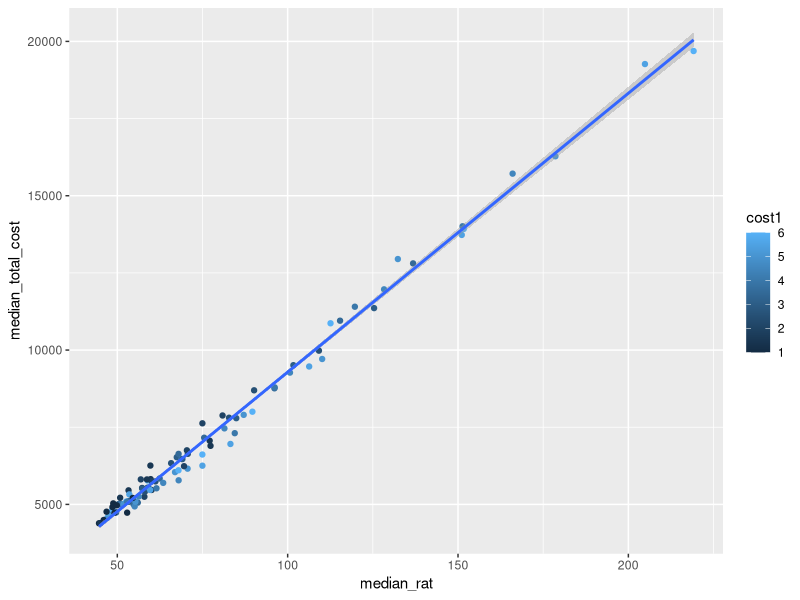
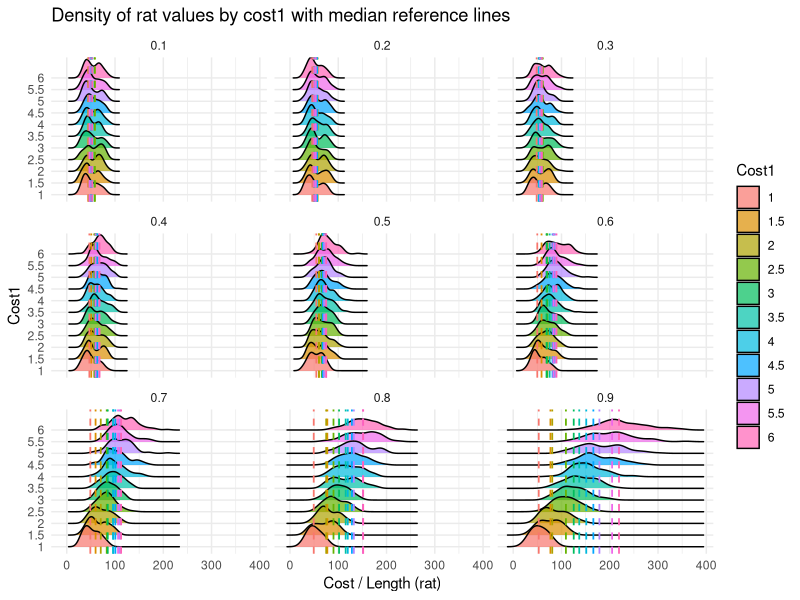
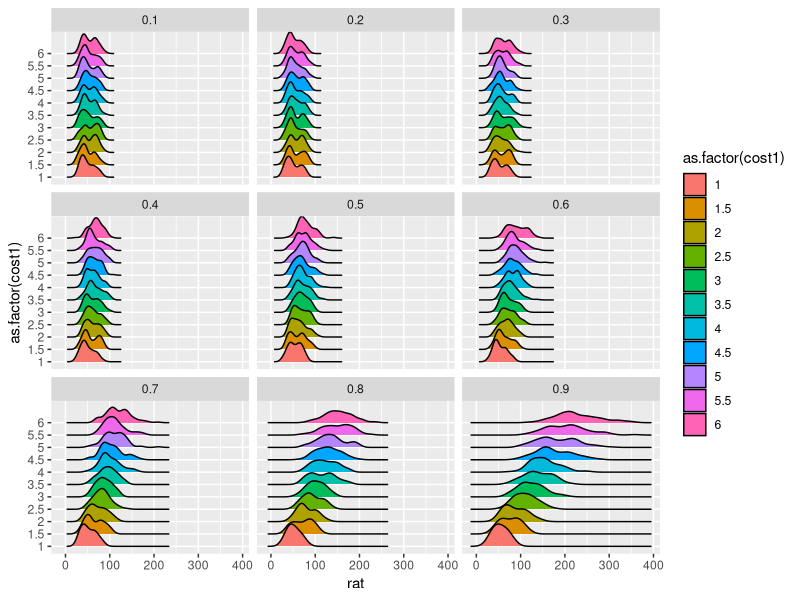
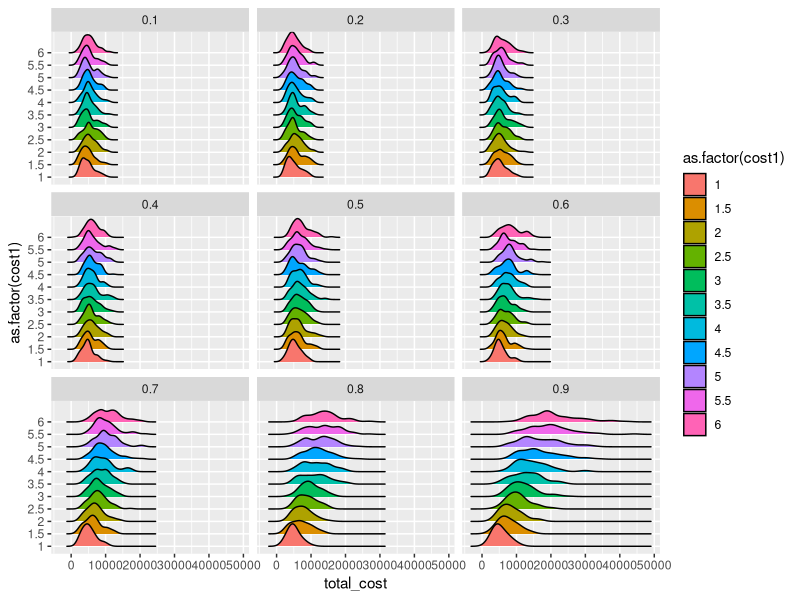
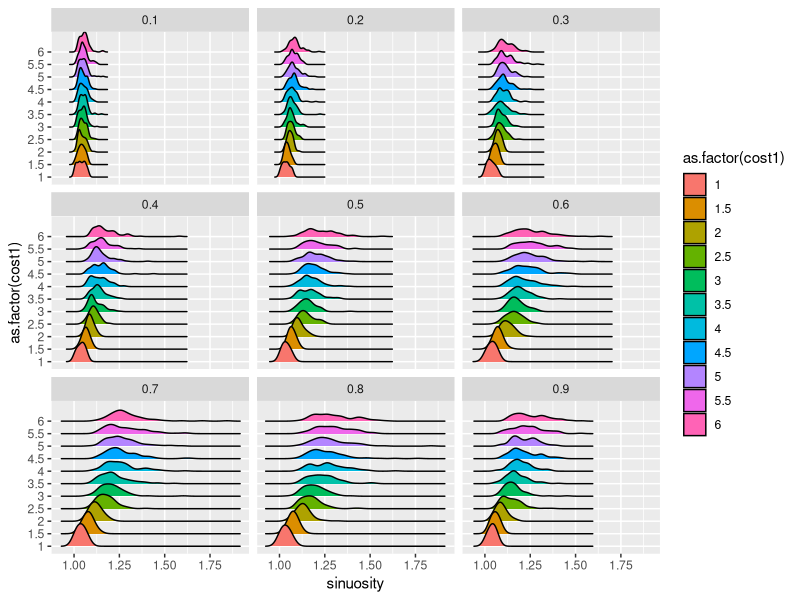

These charts were generated, in order, by the following R code:
library(ggplot2)
library(dplyr)
library(here)
library(ggridges)

setwd(file.path(here::here(),"Model_effect_size/data"))
df <- read.csv("2025_12_02_121620_targ0.1-0.2-0.3-0.4-0.5-0.6-0.7-0.8-0.9_cl_size5_r_size5.csv")

df <- df[df$total_length > 0, ]
df <- df[which(df$total_cost>0),]
df$rat <- df$total_cost / df$euclidean


library(dplyr)

median_table <- df %>%
  group_by(c1_fraction, cost1) %>%
  summarize(
    median_rat = median(rat, na.rm = TRUE),
    median_total_cost = median(total_cost, na.rm = TRUE),
    .groups = "drop"
  )

median_table

ggplot(median_table, aes(x=median_rat,y=median_total_cost,col=cost1))+
  geom_point() +
  #facet_wrap(~cost1)+
  geom_smooth(method="lm")

median_table
library(ggplot2)
library(ggridges)

ggplot(df, aes(x = rat, y = as.factor(cost1), fill = as.factor(cost1))) +
  geom_density_ridges(alpha = 0.7) +
  geom_vline(data = median_table,
             aes(xintercept = median_rat, color = as.factor(cost1)),
             linetype = "dashed", size = 0.6, show.legend = FALSE) +
  facet_wrap(~c1_fraction) +
  labs(x = "Cost / Length (rat)", y = "Cost1",
       fill = "Cost1", color = "Cost1",
       title = "Density of rat values by cost1 with median reference lines") +
  theme_minimal()







#Effects seem counterintuitive


ggplot(df, aes(x=rat,y=as.factor(cost1),fill=as.factor(cost1)))+geom_density_ridges()+
  facet_wrap(~c1_fraction)


ggplot(df, aes(x=total_cost,y=as.factor(cost1),fill=as.factor(cost1)))+geom_density_ridges()+
  facet_wrap(~c1_fraction)

ggplot(df, aes(x=sinuosity,y=as.factor(cost1),fill=as.factor(cost1)))+geom_density_ridges()+
  facet_wrap(~c1_fraction)





